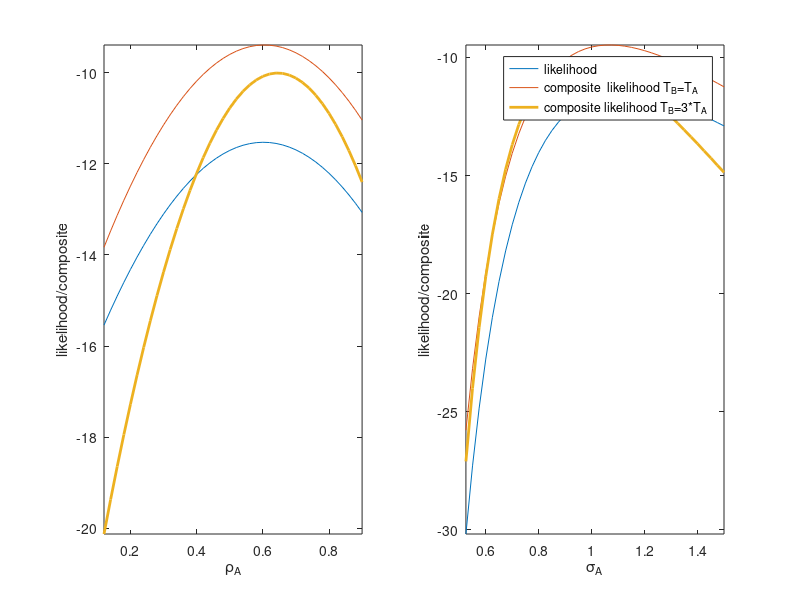

This chart was generated by the following MATLAB code:
% likelihood  and composite countours  for a ar(1)/ weighted average  of ar(1))
% check if composite  likelihood  makes  the countours  better  behaved.
%%%%%%%%%%%%%%%%%%%%%%%%%%%%%%%%%%%%%%%%%%%%%%%%%%%%%%%%%%
% example for  section 3.1 of  the  paper
%%%%%%%%%%%%%%%%%%%%%%%%%%%%%%%%%%%%%%%%%%%%%%%%%%%%%%%%%%
close all; clc;
rng('default')

% basic  parameters
rhoa=0.7; % persistence
sig=1.0;  % standard  deviation

% parameters of  model B

% if  delta=1.0; gam=1.0  CL>L same curvature
% if  delta>1.0 increased  curvature around  the  true  value
% if delta<1.0 not  much  difference
% if gamma<1.0 more  curvature
% if gamma>1.0  less  curvature/ not  much  difference
% if  delta>1, gamma<1  setting om<0.5  makes  Cl  more  peaked

del=1.2; %0.7, 1.3
gam=0.8; %0.8, 1.2

% composite weight
om=0.7; %0.3, 0.7

T1=200;
d=20;    % sample size
ssize=1; % relative  size  of  data  of  model  2
steps=40;

y=zeros(T1,1); z=y;
 y(1)=0.0;
 z(1)=0.0;
 for j=2:T1
     y(j)=rhoa*y(j-1)+sig*randn(1);
     z(j)=rhoa*del*z(j-1)+sig*gam*randn(1);
 end
 
 % calculation of  likelihood  and  compositie  likelihood
 % AR1 parameter
 x=y(T1-d:T1);    w=z(T1-ssize*d:T1);
 TT1=length(x)-1; TT2=length(w)-1;
 l1=zeros(TT1,1); l2=zeros(TT2,1);
 rhop=zeros(steps,1); ll1=rhop; ll2=ll1; ll=ll1; llx=l1;
 for  i=1:steps
     l1(i,1)=0.0;
     l2(i,1)=0.0;
     for t=2:TT1
         rhop(i)=0.10+0.02*i;
         l1(i,t)=l1(i,t-1)-log(sig)-((x(t)-rhop(i)*x(t-1))^2)/(2*sig^2) ;
     end
     for t=2:TT2
         l2(i,t)=l2(i,t-1)-log(sig*gam)-((w(t)-rhop(i)*del*w(t-1))^2)/(2*(sig*gam)^2) ;         
     end
     ll1(i)=l1(i,TT1);      ll2(i)=l2(i,TT2);
     ll(i)=om*ll1(i)+(1-om)*ll2(i);
 end

 % tripling  the sample size of  second model
 x=y(T1-d:T1);  w=z(T1-3*d:T1);
 TT1=length(x)-1;  TT2=length(w)-1;
 for  i=1:steps
     l1(i,1)=0.0;
     l2(i,1)=0.0;
     for t=2:TT1
         rhop(i)=0.10+0.02*i;
         l1(i,t)=l1(i,t-1)-log(sig)-((x(t)-rhop(i)*x(t-1))^2)/(2*sig^2) ;
     end
     for t=2:TT2
         l2(i,t)=l2(i,t-1)-log(sig*gam)-((w(t)-rhop(i)*del*w(t-1))^2)/(2*(sig*gam)^2) ;         
     end
     ll1(i)=l1(i,TT1);      ll2(i)=l2(i,TT2);
     llx(i)=om*ll1(i)+(1-om)*ll2(i);
 end

 subplot(1,2,1)
 % dum(1:40)=0;  % dum(28)=40;
  plot(rhop,ll1, rhop,ll, rhop,llx, 'linewidth',2);   hold off;   axis tight;
  xlabel('\rho_A')
  ylabel('likelihood/composite')
 % legend('likelihood', 'composite  likelihood T_B=T_A', 'composite likelihood T_B=3*T_A')
  
 % standard deviation parameter
 x=y(T1-d:T1); w=z(T1-ssize*d:T1);
 TT2=TT1;
 sigp=zeros(steps,1);
   for  i=1:steps
     l1(i,1)=0.0;
     l2(i,1)=0.0;
     for t=2:TT1
         sigp(i)=0.5+0.025*i;
         l1(i,t)=l1(i,t-1)-log(sigp(i))-((x(t)-rhoa*x(t-1))^2)/(2*sigp(i)^2) ;
     end
     for t=2:TT2
         l2(i,t)=l2(i,t-1)-log(sigp(i)*gam)-((w(t)-rhoa*del*w(t-1))^2)/(2*(sigp(i)*gam)^2) ;         
     end
     ll1(i)=l1(i,TT1);     ll2(i)=l2(i,TT2);
     ll(i)=om*ll1(i)+(1-om)*ll2(i);
   end
 
 % tripling sample size  
 x=y(T1-d:T1); w=z(T1-3*d:T1);
 TT1=length(x)-1; TT2=length(w)-1;
   for  i=1:steps
     l1(i,1)=0.0;
     l2(i,1)=0.0;
     for t=2:TT1
         sigp(i)=0.5+0.025*i;
         l1(i,t)=l1(i,t-1)-log(sigp(i))-((x(t)-rhoa*x(t-1))^2)/(2*sigp(i)^2) ;
     end
     for t=2:TT2
         l2(i,t)=l2(i,t-1)-log(sigp(i)*gam)-((w(t)-rhoa*del*w(t-1))^2)/(2*(sigp(i)*gam)^2) ;         
     end
     ll1(i)=l1(i,TT1);
     ll2(i)=l2(i,TT2);
     llx(i)=om*ll1(i)+(1-om)*ll2(i);
   end
 subplot(1,2,2)
 % dum(1:40)=0; % dum(28)=40;
  plot(sigp,ll1, sigp,ll,sigp,llx, 'linewidth', 2);   hold off;   axis tight;
  xlabel('\sigma_A')
  ylabel('likelihood/composite')
  legend('likelihood', 'composite  likelihood T_B=T_A', 'composite likelihood T_B=3*T_A')
  
